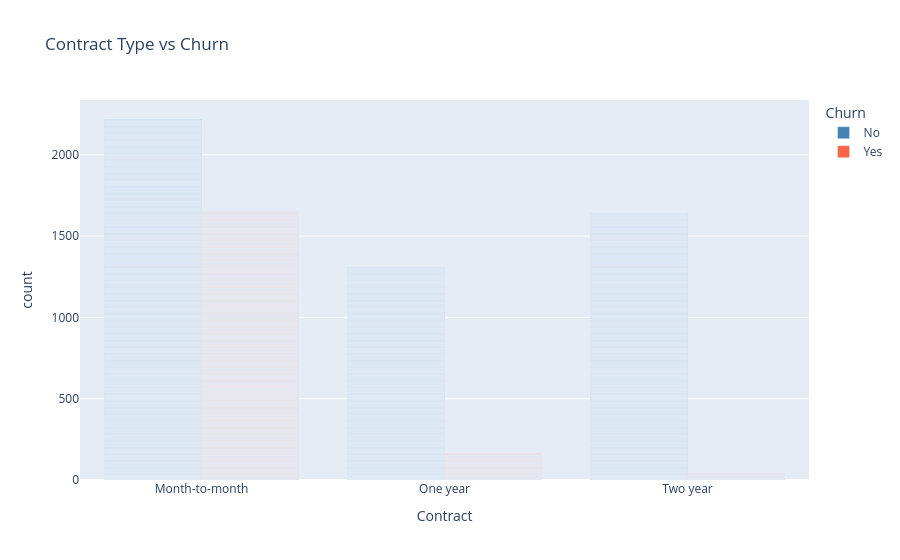

The cell this chart's notebook holds for it:
### Code cell
import plotly.express as px
import plotly.graph_objects as go
import pandas as pd

fig = px.bar(df,
             x='Contract',
             color='Churn',
             title='Contract Type vs Churn',
             barmode='group',      # side by side bars
             color_discrete_map={'Yes':'tomato','No':'steelblue'})

fig.show()

### Figure 1 — Plotly figure (JSON) as saved in the notebook; plotly's stock layout.template omitted (floating-point values rounded to 4 significant figures; data arrays with more than 128 entries replaced by an {"elided": "..."} marker saying what was removed)
{"data": [{"alignmentgroup": "True", "hovertemplate": "Churn=No<br>Contract=%{x}<br>count=%{y}<extra></extra>", "legendgroup": "No", "marker": {"color": "steelblue", "pattern": {"shape": ""}}, "name": "No", "offsetgroup": "No", "orientation": "v", "showlegend": true, "textposition": "auto", "type": "bar", "x": {"elided": "5174 str values"}, "xaxis": "x", "y": {"elided": "5174 int values"}, "yaxis": "y"}, {"alignmentgroup": "True", "hovertemplate": "Churn=Yes<br>Contract=%{x}<br>count=%{y}<extra></extra>", "legendgroup": "Yes", "marker": {"color": "tomato", "pattern": {"shape": ""}}, "name": "Yes", "offsetgroup": "Yes", "orientation": "v", "showlegend": true, "textposition": "auto", "type": "bar", "x": {"elided": "1869 str values"}, "xaxis": "x", "y": {"elided": "1869 int values"}, "yaxis": "y"}], "layout": {"barmode": "group", "legend": {"title": {"text": "Churn"}, "tracegroupgap": 0}, "title": {"text": "Contract Type vs Churn"}, "xaxis": {"anchor": "y", "domain": [0, 1], "title": {"text": "Contract"}}, "yaxis": {"anchor": "x", "domain": [0, 1], "title": {"text": "count"}}}}
